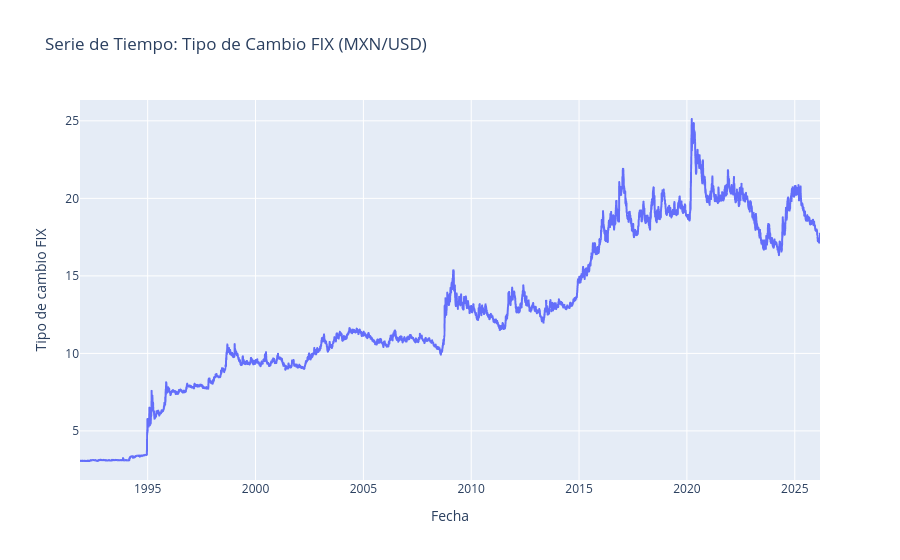

Notebook code cell kept with this figure:
### Markdown cell above
<h2 style="color:#1f77b4;">Visualizacion</h2>

### Code cell
fig = px.line(
    df,
    x=df.index,
    y="dato",
    title="Serie de Tiempo: Tipo de Cambio FIX (MXN/USD)"
)

fig.update_layout(
    xaxis_title="Fecha",
    yaxis_title="Tipo de cambio FIX",
)

fig.show()

### Figure 1 — Plotly figure (JSON) as saved in the notebook; plotly's stock layout.template omitted (floating-point values rounded to 4 significant figures; data arrays with more than 128 entries replaced by an {"elided": "..."} marker saying what was removed)
{"data": [{"hovertemplate": "fecha=%{x}<br>dato=%{y}<extra></extra>", "legendgroup": "", "line": {"color": "#636efa", "dash": "solid"}, "marker": {"symbol": "circle"}, "mode": "lines", "name": "", "showlegend": false, "type": "scattergl", "x": {"elided": "8623 str values"}, "xaxis": "x", "y": {"elided": "8623 float values"}, "yaxis": "y"}], "layout": {"legend": {"tracegroupgap": 0}, "title": {"text": "Serie de Tiempo: Tipo de Cambio FIX (MXN/USD)"}, "xaxis": {"anchor": "y", "domain": [0, 1], "title": {"text": "Fecha"}}, "yaxis": {"anchor": "x", "domain": [0, 1], "title": {"text": "Tipo de cambio FIX"}}}}
